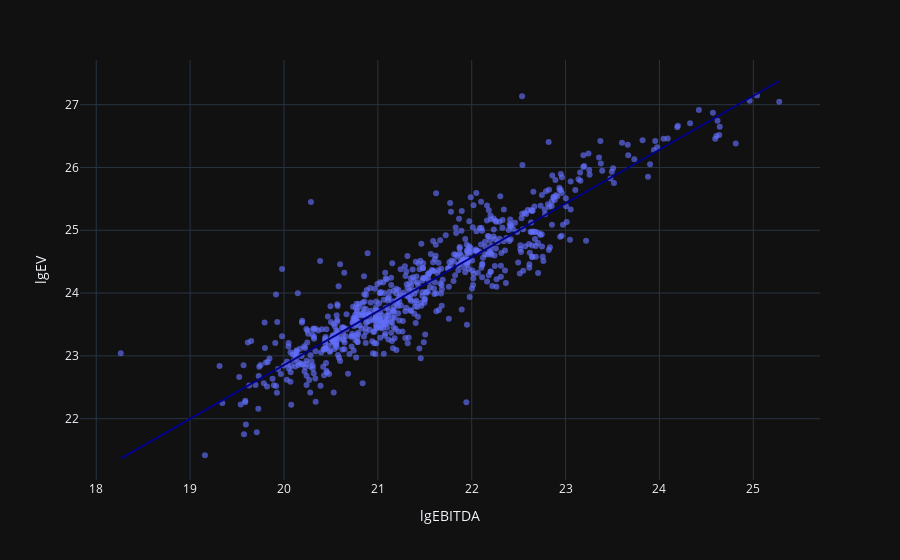

Notebook source saved alongside this figure:
### Markdown cell above
Meaning that a 1% increase in `EBITDA` leads on average to an increase in `EV` of about 0.86% (hat_beta_1=0.8572392).

### Code cell
fig6 = px.scatter(df_ana12to15, x='lgEBITDA', y='lgEV', opacity=0.65, trendline='ols', trendline_color_override='darkblue')
fig6

### Figure 1 — Plotly figure (JSON) as saved in the notebook; plotly's stock layout.template omitted (floating-point values rounded to 4 significant figures; data arrays with more than 128 entries replaced by an {"elided": "..."} marker saying what was removed)
{"data": [{"hovertemplate": "lgEBITDA=%{x}<br>lgEV=%{y}<extra></extra>", "legendgroup": "", "marker": {"color": "#636efa", "opacity": 0.65, "symbol": "circle"}, "mode": "markers", "name": "", "orientation": "v", "showlegend": false, "x": {"elided": "705 float values"}, "xaxis": "x", "y": {"elided": "705 float values"}, "yaxis": "y", "type": "scatter"}, {"hovertemplate": "<b>OLS trendline</b><br>lgEV = 0.857239 * lgEBITDA + 5.70905<br>R<sup>2</sup>=0.838795<br><br>lgEBITDA=%{x}<br>lgEV=%{y} <b>(trend)</b><extra></extra>", "legendgroup": "", "line": {"color": "darkblue"}, "marker": {"color": "#636efa", "symbol": "circle"}, "mode": "lines", "name": "", "showlegend": false, "x": {"elided": "705 float values"}, "xaxis": "x", "y": {"elided": "705 float values"}, "yaxis": "y", "type": "scatter"}], "layout": {"xaxis": {"anchor": "y", "domain": [0.0, 1.0], "title": {"text": "lgEBITDA"}}, "yaxis": {"anchor": "x", "domain": [0.0, 1.0], "title": {"text": "lgEV"}}, "legend": {"tracegroupgap": 0}, "margin": {"t": 60}}}
